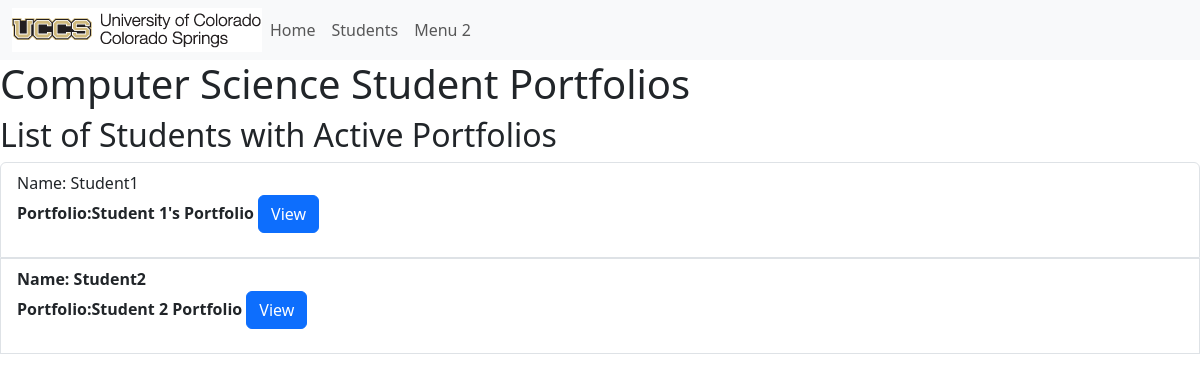
The page / on the database its author committed.
### portfolio_app/models.py (models this page shows, shortened)
class Student(models.Model):
    MAJOR = (
        ('CSCI-BS', 'BS in Computer Science'),
        ('CPEN-BS', 'BS in Computer Engineering'),
        ('BIGD-BI', 'BI in Game Design and Development'),
        ('BICS-BI', 'BI in Computer Science'),
        ('BISC-BI', 'BI in Computer Security'),
        ('CSCI-BA', 'BA in Computer Science'),
        ('DASE-BS', 'BS in Data Analytics and Systems Engineering')
    )
    name = models.CharField(max_length=200)
    email = models.CharField("UCCS Email", max_length=200)
    major = models.CharField(max_length=200, choices=MAJOR, null=True)
    portfolio = models.OneToOneField(Portfolio, on_delete=models.CASCADE, unique=True)
    def __str__(self):
        return self.name

class Portfolio(models.Model):
    title = models.CharField(max_length=200)
    contact_email = models.CharField(max_length=200)
    is_active = models.BooleanField(default=False)
    about = models.TextField(blank=True)
    def get_absolute_url(self):
        return reverse('portfolio-detail', args=[str(self.id)])

### portfolio_app/views.py (the view)
# urls.py: path('', views.index, name='index'),
def index(request):
    student_active_portfolios = Student.objects.select_related('portfolio').all().filter(portfolio__is_active=True)
    print("active portfolio query set", student_active_portfolios)
    return render( request, 'portfolio_app/index.html', {'student_active_portfolios':student_active_portfolios})

### portfolio_app/templates/portfolio_app/index.html
{% extends 'portfolio_app/base_template.html' %}
{% block content %}
<h1>Computer Science Student Portfolios</h1>
<h2>List of Students with Active Portfolios</h2>
<ul class="list-group">
    {% for i in student_active_portfolios %}
    <li class="list-group-item">Name: {{i.name}}
        <p><strong>Portfolio:{{ i.portfolio.title }}
        <a class="btn btn-primary" href="{{ i.portfolio.get_absolute_url }}" role="button">View</a>
    </li>
    {% endfor %}
</ul>
{% endblock %}

### rows shown on the page
Student: name "Student1", portfolio "Student 1's Portfolio"
Student: name "Student2", portfolio "Student 2 Portfolio"
